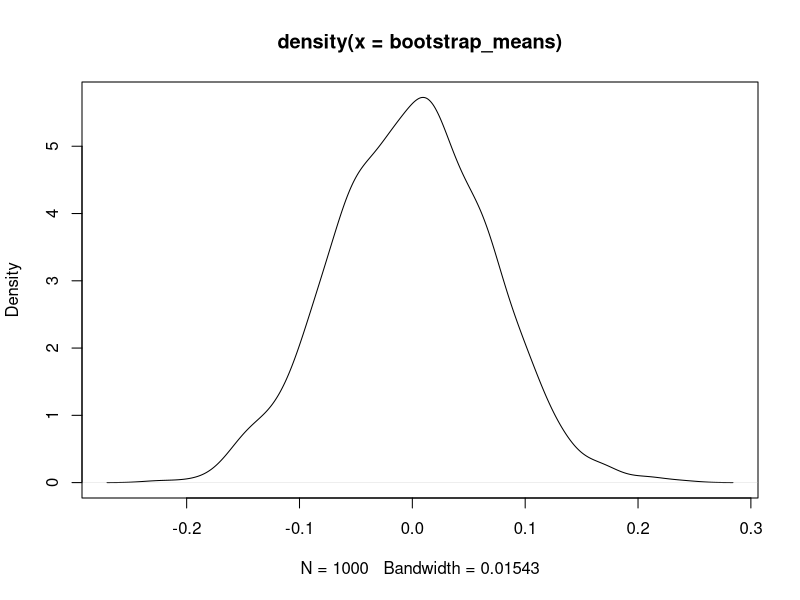
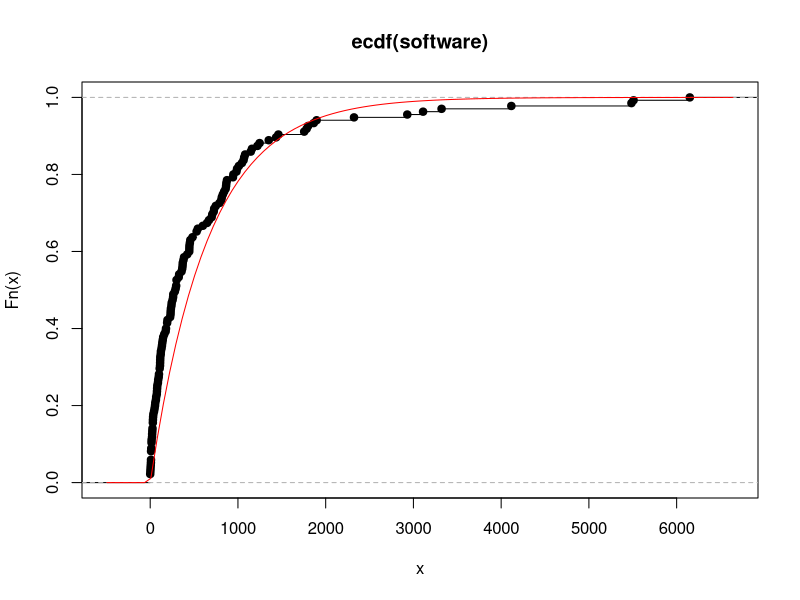
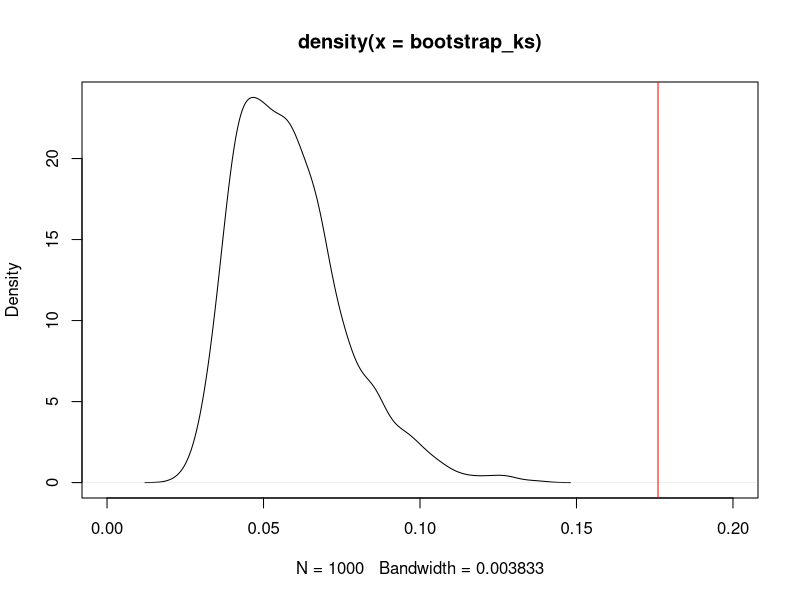

These figures' R source, in order:
## ---- chunk 1
knitr::opts_chunk$set(echo = TRUE)
## ---- chunk 2
eruptions <- faithful$eruptions
sample_mean <- mean(eruptions)
bootstrap_means <- c()
for (i in 1:1000) {
  bootstrap_sample <- sample(eruptions, size = length(eruptions), replace = TRUE)
  bootstrap_means <- c(bootstrap_means, sample_mean - mean(bootstrap_sample))
}
plot(density(bootstrap_means))
## ---- chunk 3
bootstrap_means_difference_distribution <- ecdf(bootstrap_means)
probability_outside <- 1 - (bootstrap_means_difference_distribution(5/60) - bootstrap_means_difference_distribution(-5/60))
probability_outside
## ---- chunk 4
software<- c(0,0,0,2,4,6,8,9,10,10,10,12,15,15,16,21,22,24,26,30,30,31,33,36,44,50,55,58,65,68,
             75,77,79,81,88,91,97,100,108,108,
             112,113,114,115,120,122,129,134,138,143,
             148,160,176,180,193,193,197,227,232,233,
             236,242,245,255,261,263,281,290,296,300,
             300,325,330,357,365,369,371,379,386,422,
             445,446,447,452,457,482,529,529,543,600,
             648,670,700,707,724,729,748,790,810,816,
             828,843,860,865,868,875,943,948,983,990,
             1011,1045,1064,1071,1082,1146,1160,1222,1247,1351,
             1435,1461,1755,1783,1800,1864,1897,2323,2930,3110,
             3321,4116,5485,5509,6150)
plot(ecdf(software))
lambda_estimate = 1/mean(software)
curve(pexp(x, rate=lambda_estimate), col='red', add=T)
## ---- chunk 5
ks_distance_exp_distribution <- function(bootstrapped_data, lambda) {
  empirical_distribution <- ecdf(bootstrapped_data)
  max(abs(empirical_distribution(bootstrapped_data) - pexp(bootstrapped_data, rate = lambda)))
}
ks_estimate <- ks_distance_exp_distribution(software, lambda_estimate)

bootstrap_ks <- c()
for (i in 1:1000) {
  bootstrap_sample <- rexp(length(software), lambda_estimate)
  bootstrap_lambda <- 1/mean(bootstrap_sample)
  bootstrap_ks <- c(bootstrap_ks, ks_distance_exp_distribution(bootstrap_sample, bootstrap_lambda))
}

plot(density(bootstrap_ks), xlim=c(0,0.2))
abline(v=ks_estimate, col='red')
